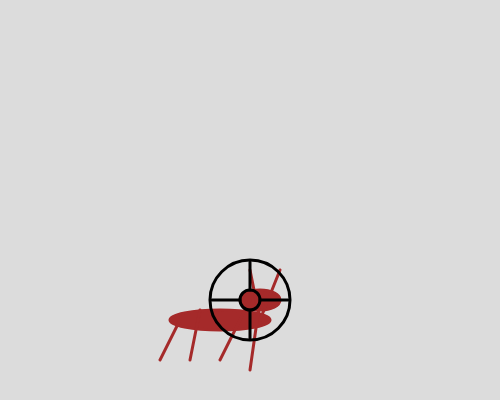
Frame 1 (no input)
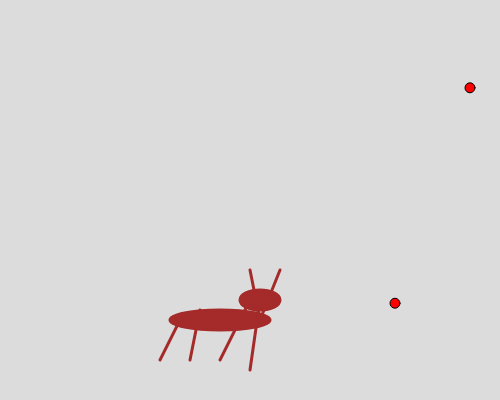
Frame 60 (no input)
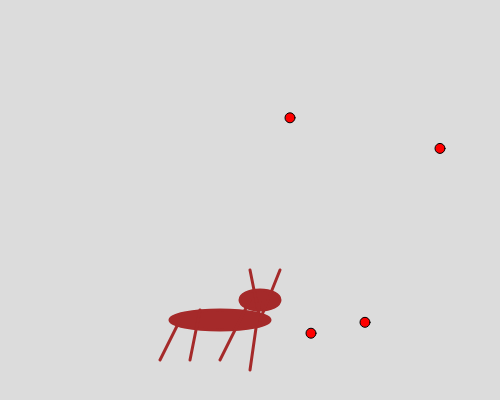
Frame 120 (the mouse pressed at the canvas centre since frame 60)

The p5.js sketch that drew these frames (run headless with seeded random() and noise() and a simulated clock; from frame 60 on, the mouse is pressed at the canvas centre):

// p5.js sketch
// ── sketch.js
//create an empty array called balls
let balls = [];
let me;
let deer;
let gun;
let r;
let g;
let b;


function setup() {
  createCanvas(500, 400);

  deer = new Deer(width/2, 300, 3);
  gun = new Gun(width/2,300,10)

}

function draw(){
	background(220);

  deer.drawMe();
  deer.moveMe();
  gun.drawGun();
  gun.moveGun();

  if (frameCount % 25 == 0) {
      let  b = new Ball(width, random(0,height), -3);
      balls.push(b);
      console.log(balls); //print the balls array to the console
    }

    if (frameCount % 2 == 0){
      gun.y = gun.y + 10
    }

    if (gun.y >= 500){
      gun.y=499
    }

//	draw all the balls in that array
	for (let i = 0; i < balls.length; i++) {
	 	      balls[i].drawBall();
       	  balls[i].moveBall();
        	balls[i].bounceBall();
	  }

}

//avatar class
class Deer {

	constructor(x,y, speed){ //every avatar needs an x value, a y value, and a speed
		    this.x = x;
    		this.y = y;
        this.speed = speed;
	}

	drawMe(){  // draw the running person
    		stroke("brown");
        strokeWeight(3);
    		fill("brown");
		    ellipse(this.x+10,this.y,40,20); // head
        ellipse(this.x-30,this.y+20,100,20); //body

//antlerz
line(this.x+10, this.y+20, this.x, this.y-30); //left antler
line(this.x+10, this.y+20, this.x+30, this.y-30); //left antler
line(this.x, this.y, this.x, this.y);

//leggs
        line(this.x, this.y+70, this.x+10, this.y); //rightmost front leg
        line(this.x, this.y, this.x-30, this.y+60); // leftmost front leg
        line(this.x-60, this.y+60, this.x-50, this.y+10); // rightmost back leg
        line(this.x-90, this.y+60, this.x-70, this.y+20); // leftmost back leg

	}

	moveMe(){
    if (keyIsDown(UP_ARROW)) { //if you hold the up arrow, move up by speed
       this.y -= this.speed;
    }

    if (keyIsDown(DOWN_ARROW)) { // if you hold the down arrow, move down by speed
        this.y += this.speed;
    }

    if (keyIsDown(LEFT_ARROW)) { // if you hold the left arrow, move left by speed
        this.x -= this.speed;
	  }

  if (keyIsDown(RIGHT_ARROW)) { // if you hold the right arrow, move right by speed
      this.x += this.speed;
    }

}

  die(){

  }

}
//avatar class
class Gun {

	constructor(x,y, speed){ //every avatar needs an x value, a y value, and a speed
		    this.x = x;
    		this.y = y;
        this.speed = speed;
	}


	drawGun(){
    noFill();
    stroke("black");
        ellipse(this.x,this.y,80);
        line(this.x+10,this.y,this.x+38,this.y)
        line(this.x-10,this.y,this.x-38,this.y)
        line(this.x,this.y+10,this.x,this.y+38)
        line(this.x,this.y-10,this.x,this.y-38)
          ellipse(this.x,this.y,20);
	}

	moveGun(){
    if (keyIsDown(87)) { //if you hold the W key, move up by speed
       this.y -= this.speed;
    }

    if (keyIsDown(63)){ // if you hold the S key, move down by speed
        this.y += this.speed;
    }
    if (keyIsDown(65)){
      this.x -= this.speed;
    }
    if (keyIsDown(68)){
      this.x += this.speed;
    }
    if (keyIsDown(32)){
      this.y = this.y-20
    }
  }
 bouncefloor(){
   if (this.y >= 580){
   this.jump = -this.jump;
   }

 }
}


//ball class from which to create new balls with similar properties.
class Ball {

	//every ball needs an x value, a y value, and a speed
	constructor(x,y, speed){
		this.x = x;
    this.y = y;
    this.speed = speed;
	}

  // draw a ball on the screen at x,y
	drawBall(){
    		stroke(0);
        	strokeWeight(1);
    		fill("red");
		ellipse(this.x,this.y,10,10);
	}

	//update the location of the ball, so it moves across the screen
	moveBall(){
		this.x = this.x+ this.speed;
		this.y = this.y+.5;
	}

	//if the ball hits the paddle, change the speed value to negative (send it in the opposite direction)
  	bounceBall(){
    		if (this.x >= deer.x-15 && this.x <= deer.x+15 && this.y > deer.y-40 && this.y < deer.y+40){
      			this.speed = -this.speed;

    		}
  	}

}
